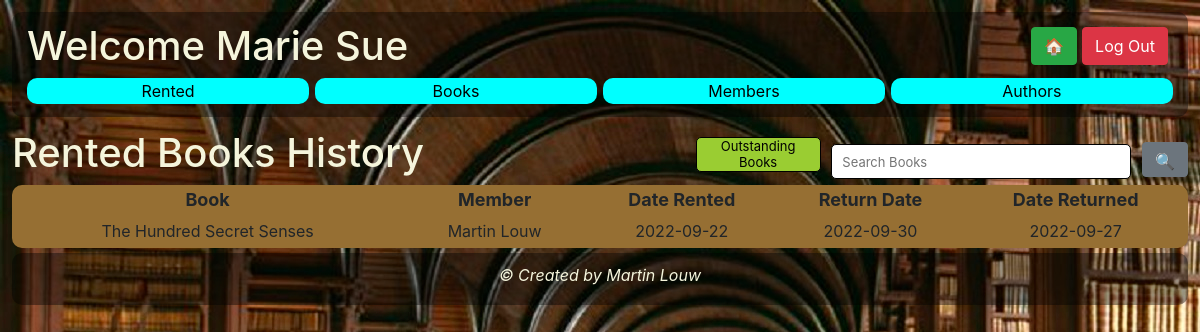
The app's page /librarian/librarianRentedHistory.php (signed in) with its own data.
### tables this page shows
CREATE TABLE `members` (
  `member_id` int(11) NOT NULL,
  `member_name` varchar(255) NOT NULL,
  `member_surname` varchar(255) NOT NULL,
  `member_date_of_birth` date NOT NULL,
  `member_email` varchar(255) NOT NULL,
  `member_password` varchar(255) NOT NULL,
  `member_contact_number` char(10) NOT NULL,
  `role_id` int(11) NOT NULL
);

CREATE TABLE `books_rented` (
  `rented_id` int(11) NOT NULL,
  `rented_date` date NOT NULL,
  `rented_return_date` date NOT NULL,
  `rented_date_returned` date DEFAULT NULL,
  `member_id` int(11) NOT NULL,
  `book_id` int(11) NOT NULL,
  `books_rented_status_id` int(11) NOT NULL
);

CREATE TABLE `books` (
  `book_id` int(11) NOT NULL,
  `book_name` varchar(255) NOT NULL,
  `book_desc` varchar(10000) NOT NULL,
  `book_published_date` date NOT NULL,
  `genre_id` int(11) NOT NULL,
  `status_id` int(11) NOT NULL,
  `author_id` int(11) NOT NULL
);

### librarian/librarianRentedHistory.php (the view)
<?php include '../librarian/librarianHeader.php'; ?>
	<h1>Rented Books History
		<form method="post" class="frmRented">
			<button id="btnRented" name="btnRented" class="btnRented">Outstanding Books</button>
			<input type='text' id="rentedHistorySearch" name="rentedHistorySearch" placeholder="Search Books" class="rentedSearch">
			<button id="btnRentedHistorySearch" name="btnRentedHistorySearch" class="btn btn-secondary btnRentedSearch">&#128269</button>
		</form>
	</h1>
	<table class="rentedTable">
		<thead class="rentedTableHead">
			<th>Book</th>
			<th>Member</th>
			<th>Date Rented</th>
			<th>Return Date</th>
			<th>Date Returned</th>
		</thead>
		<tbody>
			<?php
				$sql = "SELECT * FROM books_rented
						INNER JOIN books ON books_rented.book_id = books.book_id
						INNER JOIN members ON books_rented.member_id = members.member_id
						ORDER BY rented_date_returned ASC";
				$result = $conn->query($sql);
				if ($result) {
					if ($result->num_rows > 0) {
						while ($row = $result->fetch_assoc()) {
							if ($row['books_rented_status_id'] == 2) { ?>
							<tr class="rentedTableRow">
								<td><?= $row['book_name'] ?></td>
								<td><?= $row['member_name'] . " " . $row['member_surname'] ?></td>
								<td><?= $row['rented_date'] ?></td>
								<td><?= $row['rented_return_date'] ?></td>
								<td><?= $row['rented_date_returned'] ?></td>
							</tr>
				<?php		}
							else {
							}
						}	?>
		</tbody>
	</table>
	<?php
				}
			}
			else {
				echo "Error selecting table " . $conn->error;
			}
	?>
<?php include '../librarian/librarianFooter.php'; ?>

### librarian/librarianHeader.php (shortened to what this page needs)
<!DOCTYPE html>
<html>
	<head>
		<?php require('../php/funcLibrarian.php'); ?>
		<link rel='stylesheet' type='text/css' href='../css/librarian.css'>
		<link rel="stylesheet" href="https://stackpath.bootstrapcdn.com/bootstrap/4.5.0/css/bootstrap.min.css">
	</head>
	<body>
		<header class="container-fluid">
			<form method="post">
				<?php
					$memberID = $_SESSION['loggedInMemberID'];
					$sql = "SELECT * FROM members
							WHERE member_id = $memberID";
					$result = $conn->query($sql);
					if ($result) {
						if ($result->num_rows > 0) {
							while ($row = $result->fetch_assoc()) { ?>
								<h1>Welcome <?= $row['member_name'] . " " . $row['member_surname'] ?>
				<?php
							}
						}
					}
					else {
						echo "Error selecting table " . $conn->error;
					}
				?>
					<button id="btnLogOut" name="btnLogOut" class="btn btn-danger btnLogOut">Log Out</button>
					<button id="btnHome" name="btnHome" class="btn btn-success btnHome">&#127968;</button>
				</h1>
				<section class="buttonGrid">
					<div class="gridButton"><button id="btnDisplayRented" name="btnDisplayRented" class="btnNavigate">Rented</button></div>
					<div class="gridButton"><button id="btnDisplayBooks" name="btnDisplayBooks" class="btnNavigate">Books</button></div>
					<div class="gridButton"><button id="btnDisplayMembers" name="btnDisplayMembers" class="btnNavigate">Members</button></div>
					<div class="gridButton"><button id="btnDisplayAuthors" name="btnDisplayAuthors" class="btnNavigate">Authors</button></div>
				</section>
			</form>
		</header>
		<main>

### css/librarian.css (style rules this page uses)
body { background-image: url(../media/librarian-as-career.jpg); background-repeat: no-repeat; padding: 1%; }
.container-fluid { background-color: rgba(0,0,0,.4); padding: 10px; border: solid; border-width: 0px; border-radius: 10px; margin-bottom: 1%; }
h1 { color: beige; }
.btnLogOut, .btnHome { float: right; margin-right: 5px; margin-top: 5px; }
.buttonGrid { display: grid; grid-template-areas: "gridButton gridButton gridButton gridButton"; grid-template-columns: repeat(4, 1fr); gap: 0.5%; grid-auto-rows: auto; grid-template-rows: auto; }
.gridButton { border: solid; border-width: 0px; border-radius: 10px; margin-bottom: 1%; text-align: center; }
.btnNavigate { background-color: aqua; width: 100%; border: solid; border-width: 0px; border-radius: 10px; }
.frmRented, .frmAuthors, .frmBooks, .frmMembers { float: right; }
.rentedTable, .authorTable, .bookTable, .memberTable { width: 100%; background-color: #966f33; border: solid; border-width: 0px; border-radius: 10px; }
.rentedTableHead, .authorTableHead, .bookTableHead, .memberTableHead { text-align: center; padding: 5px; font-size: large; }
.rentedTableRow, .authorTableRow ,.bookTableRow, .memberTableRow { text-align: center; }
td { padding: 5px; }
.btnBookSearch, .btnRentedSearch, .btnMemberSearch, .btnAuthorSearch { height: 35px; font-size: small; margin-top: 7px; }
@media only screen and (min-width: 600px) { .rentedSearch, .authorSearch, .searchInput, .memberSearch { height: 35px; font-size: small; border: solid; border-radius: 5px; border-width: 1px; width: 200px; padding-left: 10px; } }
@media only screen and (min-width: 600px) { .btnAddBook, .btnAddAuthor, .btnRentedHistory, .btnRented { font-size: small; width: fit-content; height: 35px; border: solid; border-width: 1px; border-radius: 5px; background-color: yellowgreen; } }
@media only screen and (min-width: 772px) { .rentedSearch, .authorSearch, .searchInput, .memberSearch { height: 35px; font-size: small; border: solid; border-radius: 5px; border-width: 1px; width: 250px; padding-left: 10px; } }
@media only screen and (min-width: 772px) { .btnAddBook, .btnAddAuthor, .btnRentedHistory, .btnRented { font-size: small; width: fit-content; height: 35px; border: solid; border-width: 1px; border-radius: 5px; background-color: yellowgreen; } }
@media only screen and (min-width: 992px) { .rentedSearch, .authorSearch, .searchInput, .memberSearch { height: 35px; font-size: small; border: solid; border-radius: 5px; border-width: 1px; width: 300px; padding-left: 10px; } }
@media only screen and (min-width: 992px) { .btnAddBook, .btnAddAuthor, .btnRentedHistory, .btnRented { font-size: small; width: 125px; height: 35px; border: solid; border-width: 1px; border-radius: 5px; background-color: yellowgreen; } }
@media only screen and (min-width: 1200px) { .rentedSearch, .authorSearch, .searchInput, .memberSearch { height: 35px; font-size: small; border: solid; border-radius: 5px; border-width: 1px; width: 300px; padding-left: 10px; } }
@media only screen and (min-width: 1200px) { .btnAddBook, .btnAddAuthor, .btnRentedHistory, .btnRented { font-size: small; width: 125px; height: 35px; border: solid; border-width: 1px; border-radius: 5px; background-color: yellowgreen; } }

### records on screen
members: member_name "Marie", member_surname "Sue"
books_rented: book.book_name "The Hundred Secret Senses", member.member_name "Martin", member.member_surname "Louw", rented_date "2022-09-22", rented_return_date "2022-09-30", rented_date_returned "2022-09-27"
